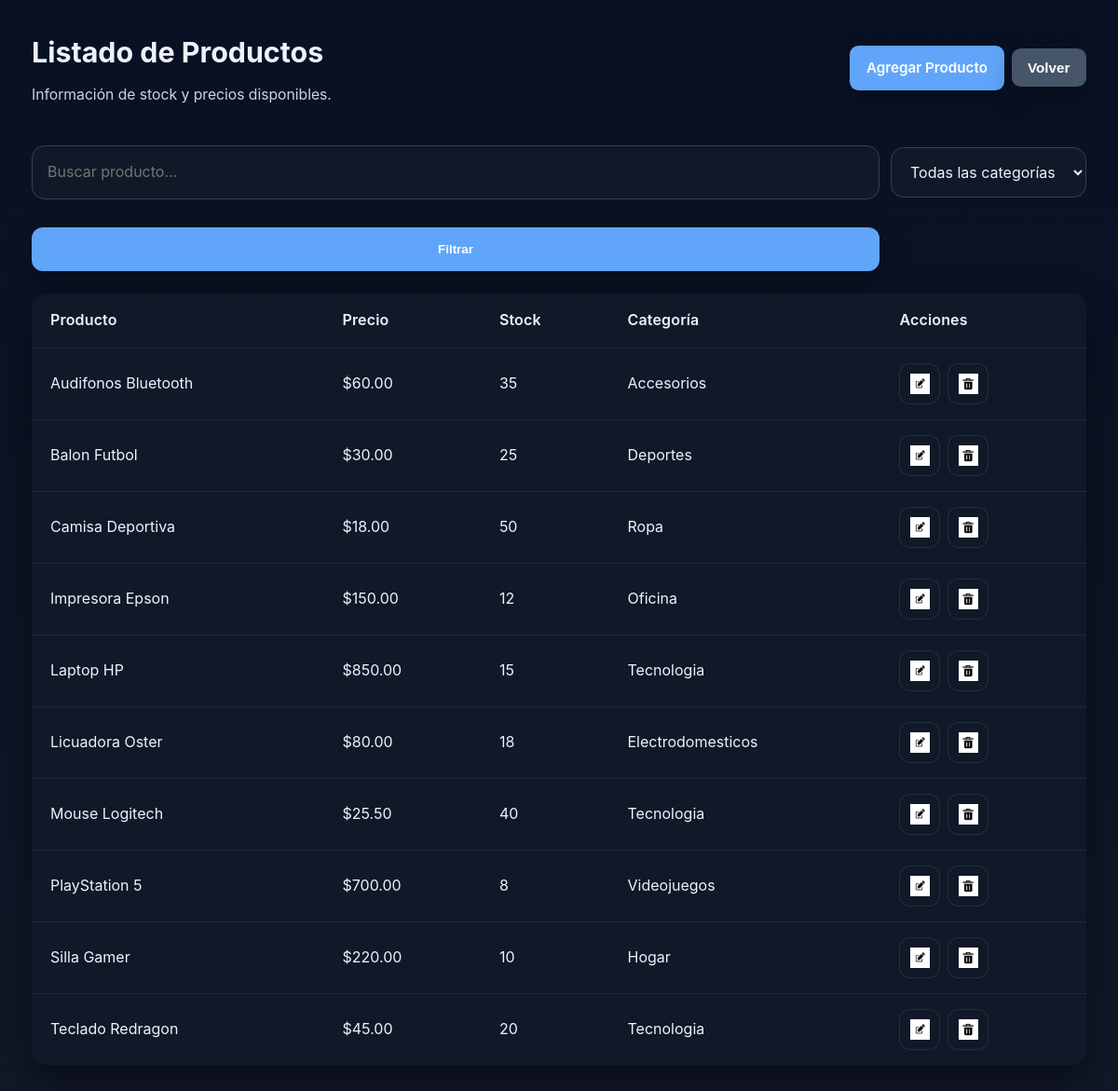
/productos/listar.php (signed in), run on the app's committed database.
### tables this page shows
CREATE TABLE `productos` (
  `id_producto` int(11) NOT NULL,
  `nombre` varchar(150) NOT NULL,
  `precio` decimal(10,2) NOT NULL,
  `stock` int(11) NOT NULL,
  `id_categoria` int(11) NOT NULL
);

CREATE TABLE `categorias` (
  `id_categoria` int(11) NOT NULL,
  `nombre` varchar(100) NOT NULL
);

### productos/listar.php (the view, shortened to what this page needs)
<?php require_once '../auth.php'; requireAuth(); include '../conexion.php'; ?>
<?php
$search = trim($_GET['search'] ?? '');
$params = [];
$sql = "SELECT productos.*, categorias.nombre AS categoria
        FROM productos
        INNER JOIN categorias
        ON productos.id_categoria = categorias.id_categoria";
$sql .= " ORDER BY productos.nombre ASC";
$stmt = $conexion->prepare($sql);
$stmt->execute($params);
$productos = $stmt->fetchAll(PDO::FETCH_ASSOC);
?>
<!DOCTYPE html>
<html lang="es">
<head>
    <link rel="stylesheet" href="../css/estilos.css">
</head>
<body>
<main class="section">
    <div class="page-header">
        <div>
            <h1>Listado de Productos</h1>
            <p class="subtitle">Información de stock y precios disponibles.</p>
        </div>
        <div class="page-actions">
            <a href="agregar.php" class="btn">Agregar Producto</a>
            <button type="button" class="btn back-button" onclick="history.back()">Volver</button>
        </div>
    </div>
    <form method="GET" class="filters">
        <div class="filter-row">
            <input type="search" name="search" placeholder="Buscar producto..." value="<?= htmlspecialchars($search) ?>">
            <select name="categoria">
                <option value="">Todas las categorías</option>
            </select>
            <button type="submit" class="btn">Filtrar</button>
        </div>
    </form>
    <table>
        <tr>
            <th>Producto</th>
            <th>Precio</th>
            <th>Stock</th>
            <th>Categoría</th>
            <th>Acciones</th>
        </tr>
        <?php foreach($productos as $producto): ?>
        <tr>
            <td><?= $producto['nombre']; ?></td>
            <td>$<?= $producto['precio']; ?></td>
            <td><?= $producto['stock']; ?></td>
            <td><?= $producto['categoria']; ?></td>
            <td class="action-cell">
                <a href="editar.php?id=<?= $producto['id_producto']; ?>" class="action-link" title="Editar producto">
                    <img src="../img/edit.png" alt="Editar" class="action-icon">
                </a>
                <a href="eliminar.php?id=<?= $producto['id_producto']; ?>" class="action-link" title="Eliminar producto">
                    <img src="../img/delete.png" alt="Eliminar" class="action-icon">
                </a>
            </td>
        </tr>
        <?php endforeach; ?>
    </table>
</main>
</body>
</html>

### css/estilos.css (style rules this page uses)
:root { color-scheme: dark; --bg: #0b1120; --surface: #111827; --surface-strong: #1f2937; --surface-stronger: #273449; --text: #eef2ff; --muted: #cbd5e1; --brand: #60a5fa; --brand-dark: #2563eb; --shadow: 0 16px 40px rgba(0, 0, 0, 0.45); }
* { box-sizing: border-box; }
html, body { margin: 0; min-height: 100%; font-family: "Inter", system-ui, -apple-system, BlinkMacSystemFont, "Segoe UI", sans-serif; background: linear-gradient(180deg, #081124 0%, #111827 100%); color: var(--text); }
body { line-height: 1.6; }
img { max-width: 100%; display: block; }
a { color: var(--brand); text-decoration: none; }
.page-header { display: flex; align-items: center; justify-content: space-between; gap: 1rem; margin-bottom: 1.75rem; }
.page-actions { display: flex; gap: 0.5rem; align-items: center; }
.page-header h1 { margin: 0; font-size: 1.9rem; }
.subtitle { margin: 0.5rem 0 0; color: var(--muted); font-size: 0.98rem; }
button, .btn { display: inline-flex; align-items: center; justify-content: center; gap: 0.5rem; border: none; border-radius: 0.75rem; padding: 1rem 1.4rem; font-weight: 600; cursor: pointer; transition: transform 0.2s ease, background-color 0.2s ease, box-shadow 0.2s ease; background: var(--brand); color: #ffffff; box-shadow: 0 12px 30px rgba(0, 0, 0, 0.25); }
.action-link { display: inline-flex; align-items: center; justify-content: center; width: 2.75rem; height: 2.75rem; border-radius: 0.75rem; background: #111827; border: 1px solid rgba(148, 163, 184, 0.16); transition: background-color 0.2s ease, transform 0.2s ease; text-decoration: none; }
.action-icon { width: 1.35rem; height: 1.35rem; }
.action-cell { display: flex; gap: 0.5rem; align-items: center; }
.back-button { background: #475569; }
.page-actions .btn, .page-actions .back-button { padding: 0.75rem 1.1rem; font-size: 0.95rem; border-radius: 0.6rem; }
main, .section { max-width: 1180px; margin: 0 auto; padding: 2rem 1.5rem 3rem; }
table { width: 100%; border-collapse: separate; border-spacing: 0; margin-top: 1.5rem; background: var(--surface); border-radius: 1rem; overflow: hidden; box-shadow: var(--shadow); }
table th, table td { padding: 1rem 1.25rem; border-bottom: 1px solid rgba(148, 163, 184, 0.12); }
table th { background: #111827; text-align: left; color: var(--text); font-weight: 600; letter-spacing: 0.01em; }
table tr:last-child td { border-bottom: none; }
.login-form input, form select, form textarea, .login-form button, form input, form select, form textarea { width: 100%; border-radius: 0.85rem; border: 1px solid #334155; background: #111827; padding: 0.95rem 1rem; margin-top: 0.9rem; font: inherit; color: var(--text); }
.filters { margin-bottom: 1rem; }
.filter-row { display: grid; grid-template-columns: 1fr auto; gap: 0.75rem; align-items: center; }
.filter-row input, .filter-row select { max-width: 100%; }
button[type="submit"] { margin-top: 1.15rem; }

### data on the page
productos: nombre "Audifonos Bluetooth", precio "60.00", stock "35", id_categoria.nombre "Accesorios"
productos: nombre "Balon Futbol", precio "30.00", stock "25", id_categoria.nombre "Deportes"
productos: nombre "Camisa Deportiva", precio "18.00", stock "50", id_categoria.nombre "Ropa"
productos: nombre "Impresora Epson", precio "150.00", stock "12", id_categoria.nombre "Oficina"
productos: nombre "Laptop HP", precio "850.00", stock "15", id_categoria.nombre "Tecnologia"
productos: nombre "Licuadora Oster", precio "80.00", stock "18", id_categoria.nombre "Electrodomesticos"
productos: nombre "Mouse Logitech", precio "25.50", stock "40", id_categoria.nombre "Tecnologia"
productos: nombre "PlayStation 5", precio "700.00", stock "8", id_categoria.nombre "Videojuegos"
productos: nombre "Silla Gamer", precio "220.00", stock "10", id_categoria.nombre "Hogar"
productos: nombre "Teclado Redragon", precio "45.00", stock "20", id_categoria.nombre "Tecnologia"
